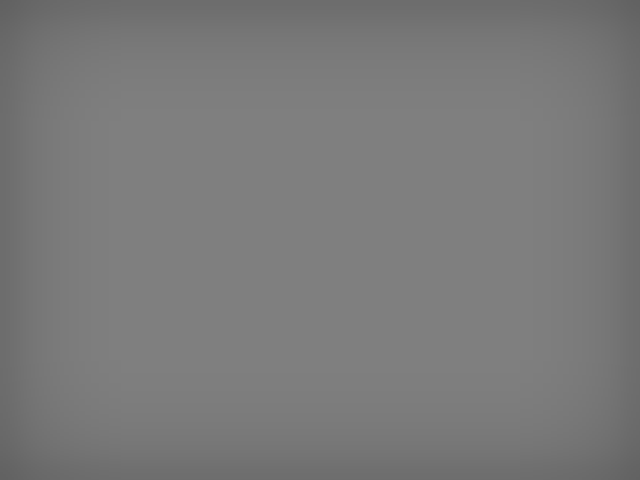
Frame 1 (no input)
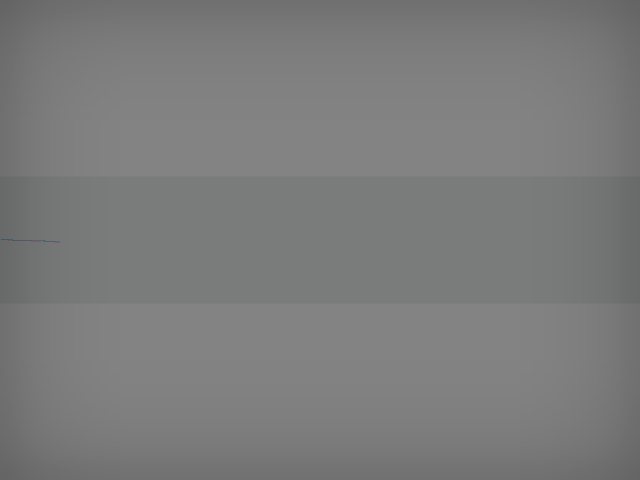
Frame 60 (the mouse pressed at the canvas centre just before this capture)
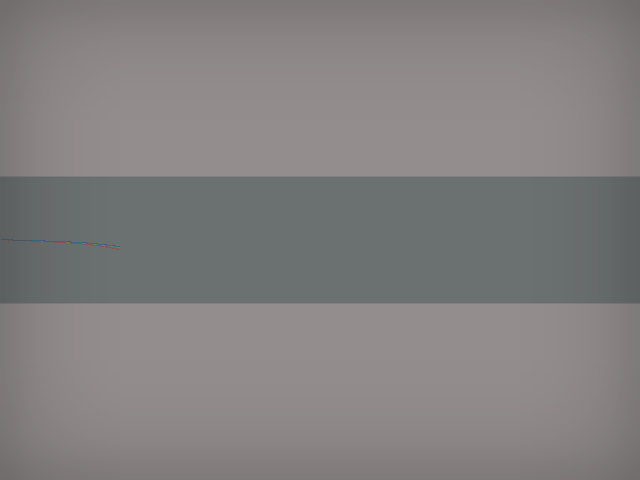
Frame 120 (the mouse held since frame 60 and released just before this capture)

The Processing sketch that drew these frames (run headless with seeded random() and noise(); from frame 60 on, the mouse is pressed at the canvas centre):

// Processing sketch: processing_100191
// ── processing_100191.pde

/*
Color study
Coded by Kof @ 
Tue May 28 09:02:03 CEST 2013



   ,dPYb,                  ,dPYb,
   IP'`Yb                  IP'`Yb
   I8  8I                  I8  8I
   I8  8bgg,               I8  8'
   I8 dP" "8    ,ggggg,    I8 dP
   I8d8bggP"   dP"  "Y8ggg I8dP
   I8P' "Yb,  i8'    ,8I   I8P
  ,d8    `Yb,,d8,   ,d8'  ,d8b,_
  88P      Y8P"Y8888P"    PI8"8888
                           I8 `8,
                           I8  `8,
                           I8   8I
                           I8   8I
                           I8, ,8'
                            "Y8P'
*/

float r,g,b;
ArrayList R,G,B;
PGraphics mask[];

void setup(){
  size(640,480);

  R = new ArrayList();
  G = new ArrayList();
  B = new ArrayList();

  smooth();
  rectMode(CENTER);

  mask = new PGraphics[1];

  mask[0] = createGraphics(width,height,JAVA2D);
  mask[0].beginDraw();
  mask[0].stroke(0,100);
  mask[0].noFill();
  mask[0].strokeWeight(40);
  mask[0].rect(0,0,width,height);
  mask[0].filter(BLUR,40);
  mask[0].endDraw();


}

void draw(){

  float speed = map(sin(frameCount/(PI*10.0)),-1,1,400000,900000);

  r = ((sin(frameCount*650.0/speed)) + 1.0) * 127;
  g = ((sin(frameCount*510.0/speed)) + 1.0) * 127;
  b = ((sin(frameCount*475.0/speed)) + 1.0) * 127;

  background(r,g,b);

  noStroke();
  fill(255-r,255-g,255-b);
  rect(width/2,height/2,width,127);


  R.add(r);
  G.add(g);
  B.add(b);

  if(R.size()>width){
    R.remove(0);
    G.remove(0);
    B.remove(0);
  }

  pushMatrix();
  float sc = 2.0;
  translate(0,height/2-64);

  for(int i = 1 ; i < R.size();i++){
    float rr1 = (Float)R.get(i-1)/sc;
    float gg1 = (Float)G.get(i-1)/sc;
    float bb1 = (Float)B.get(i-1)/sc;

    float rr2 = (Float)R.get(i)/sc;
    float gg2 = (Float)G.get(i)/sc;
    float bb2 = (Float)B.get(i)/sc;

    stroke(255,0,0,90);
    line(i,rr1,i,rr2);

    stroke(0,255,0,90);
    line(i,gg1,i,gg2);

    stroke(0,0,255,90);
    line(i,bb1,i,bb2);

  }
  popMatrix();


  image(mask[0],0,0);



}
